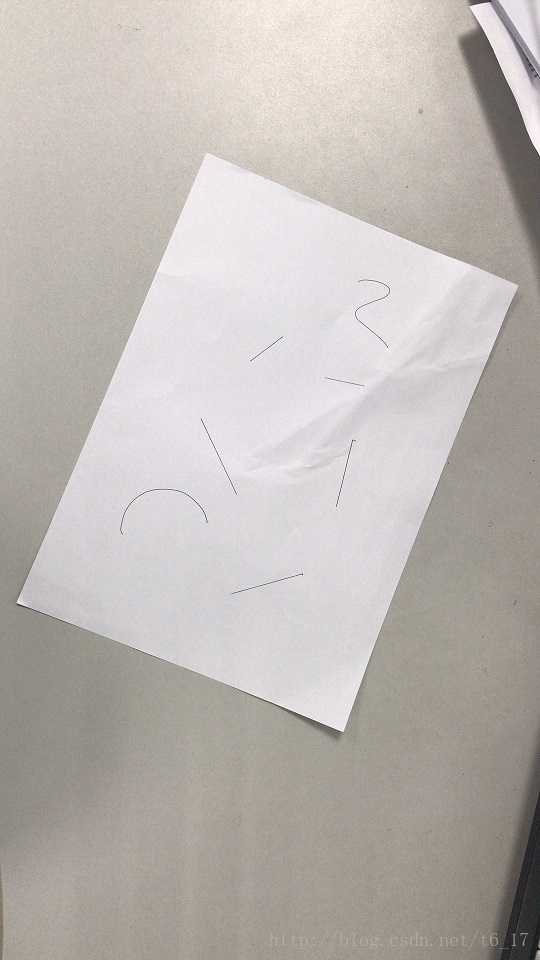
#> input picture 202-董新蕊-上海/第五周作业/photo1.jpg, 540 x 960 px
$ jupyter execute '透视变换.ipynb'
#> lines starting #> are read from the running program, lines starting #| are printed output that depends on the picture
[cell 1]
import cv2
import numpy as np

img = cv2.imread("photo1.jpg")
#> img is the input picture: shape (960, 540, 3); mean B, G, R 179.3, 183.7, 189.4
result = img.copy()

src = np.float32([[207, 151], [517, 285], [17, 601], [343, 731]])
dst = np.float32([[0, 0], [337, 0], [0, 488], [337, 488]])

m = cv2.getPerspectiveTransform(src, dst) #透视变换矩阵
print('透视变换矩阵:\n', m)

result = cv2.warpPerspective(result, m, (377, 488)) #输入图像，透视变换矩阵和预估尺寸
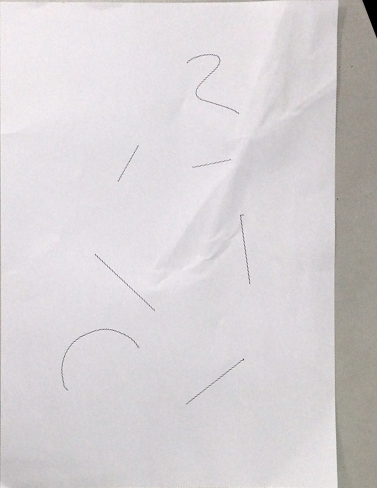
#> result: shape (488, 377, 3); mean B, G, R 212.3, 210.2, 214.3

cv2.imshow('original image', img)
cv2.imshow('new image', result)

cv2.waitKey(0)
